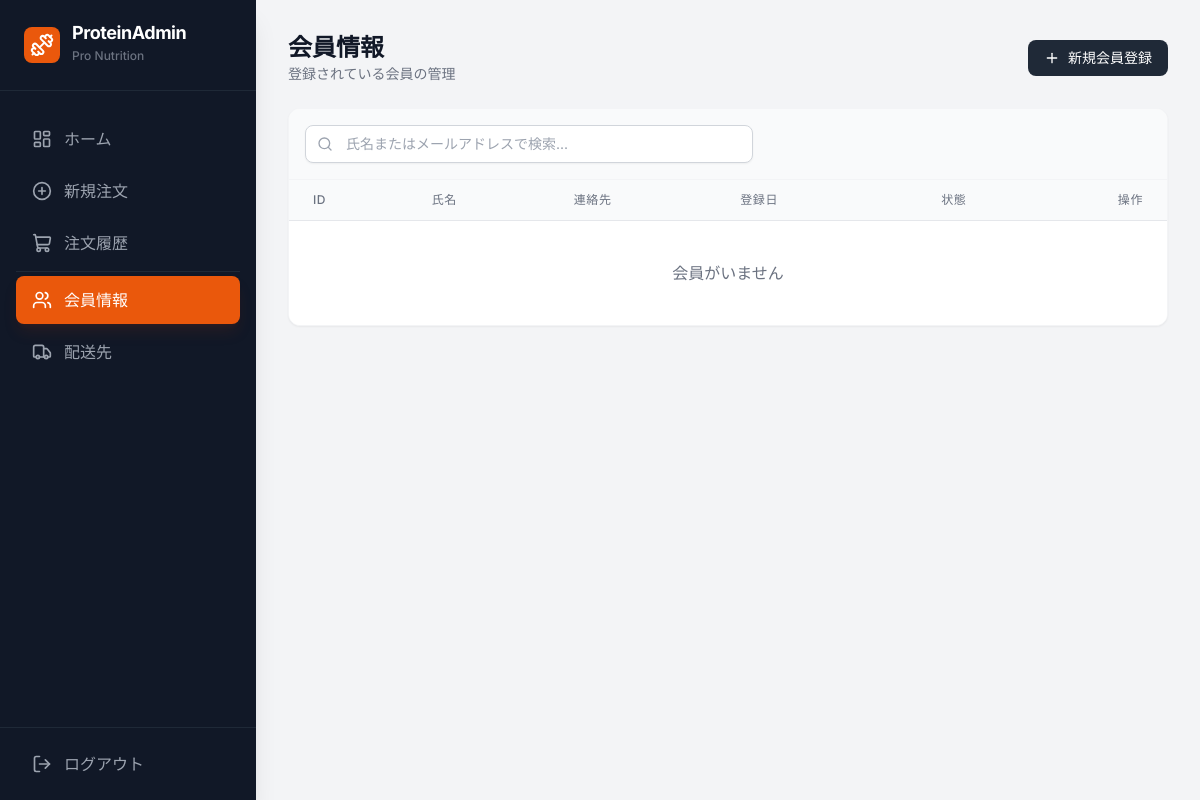
Page /members/ (signed in) on the earlier database version.
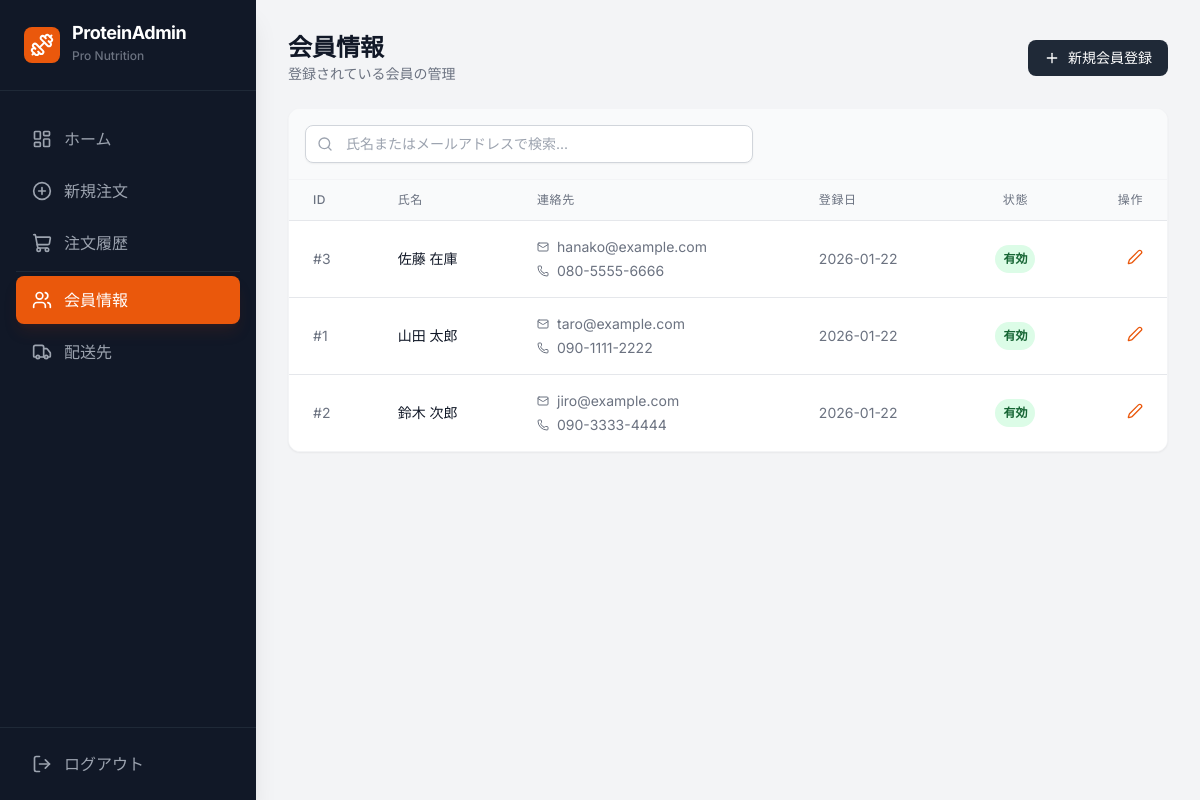
Same page on the later database version.
### dashboard/models.py (models this page shows, shortened)
class Member(models.Model):
    name = models.CharField(max_length=100)
    email = models.EmailField(unique=True)
    phone = models.CharField(max_length=20, blank=True)
    is_active = models.BooleanField(default=True)
    created_at = models.DateTimeField(auto_now_add=True)
    updated_at = models.DateTimeField(auto_now=True)

### dashboard/views.py (the view)
# urls.py: path('members/', views.MemberListView.as_view(), name='member-list'),
class MemberListView(LoginRequiredMixin, ListView):
    model = Member
    template_name = 'dashboard/member_list.html'
    context_object_name = 'members'
    def get_queryset(self):
        return Member.objects.order_by('name')

### dashboard/templates/dashboard/member_list.html (shortened to what the changed rows need)
{% extends 'dashboard/base.html' %}
{% block content %}
<div class="space-y-6">
  <div class="flex justify-between items-center">
    <div>
      <h2 class="text-2xl font-bold text-gray-900">会員情報</h2>
    </div>
  </div>
  <div class="bg-white rounded-xl shadow-sm border border-gray-100 overflow-hidden">
    <div class="overflow-x-auto">
      <table class="min-w-full divide-y divide-gray-200" id="memberTable">
        <thead class="bg-gray-50">
          <tr>
            <th scope="col" class="px-6 py-3 text-left text-xs font-medium text-gray-500 uppercase tracking-wider">ID
            </th>
            <th scope="col" class="px-6 py-3 text-left text-xs font-medium text-gray-500 uppercase tracking-wider">氏名
            </th>
            <th scope="col" class="px-6 py-3 text-left text-xs font-medium text-gray-500 uppercase tracking-wider">連絡先
            </th>
            <th scope="col" class="px-6 py-3 text-left text-xs font-medium text-gray-500 uppercase tracking-wider">登録日
            </th>
            <th scope="col" class="px-6 py-3 text-center text-xs font-medium text-gray-500 uppercase tracking-wider">状態
            </th>
            <th scope="col" class="px-6 py-3 text-right text-xs font-medium text-gray-500 uppercase tracking-wider">操作
            </th>
          </tr>
        </thead>
        <tbody class="bg-white divide-y divide-gray-200">
          {% for member in members %}
          <tr class="hover:bg-gray-50 member-row" data-search="{{ member.name }} {{ member.email }}">
            <td class="px-6 py-4 whitespace-nowrap text-sm text-gray-500">#{{ member.id }}</td>
            <td class="px-6 py-4 whitespace-nowrap">
              <div class="text-sm font-medium text-gray-900">{{ member.name }}</div>
            </td>
            <td class="px-6 py-4 whitespace-nowrap">
              <div class="flex flex-col space-y-1">
                <div class="flex items-center text-sm text-gray-500">
                  <i data-lucide="mail" class="w-3 h-3 mr-2"></i> {{ member.email }}
                </div>
                {% if member.phone %}
                <div class="flex items-center text-sm text-gray-500">
                  <i data-lucide="phone" class="w-3 h-3 mr-2"></i> {{ member.phone }}
                </div>
                {% endif %}
              </div>
            </td>
            <td class="px-6 py-4 whitespace-nowrap text-sm text-gray-500">{{ member.created_at|date:"Y-m-d" }}</td>
            <td class="px-6 py-4 whitespace-nowrap text-center">
              <span
                class="px-2 py-1 inline-flex text-xs leading-5 font-semibold rounded-full
                                {% if member.is_active %}bg-green-100 text-green-800{% else %}bg-red-100 text-red-800{% endif %}">
                {% if member.is_active %}有効{% else %}無効{% endif %}
              </span>
            </td>
            <td class="px-6 py-4 whitespace-nowrap text-right text-sm font-medium">
              <a href="{% url 'member-edit' member.pk %}" class="text-orange-600 hover:text-orange-900 inline-block">
                <i data-lucide="edit-2" class="w-4 h-4"></i>
              </a>
            </td>
          </tr>
          {% empty %}
          <tr>
            <td colspan="6" class="px-6 py-10 text-center text-gray-500">会員がいません</td>
          </tr>
          {% endfor %}
        </tbody>
      </table>
    </div>
  </div>
</div>
{% endblock %}

Differences in the rows shown:
added Member: id "3", name "佐藤 在庫", email "hanako@example.com", phone "080-5555-6666", created_at "2026-01-22", is_active "有効"
added Member: id "1", name "山田 太郎", email "taro@example.com", phone "090-1111-2222", created_at "2026-01-22", is_active "有効"
added Member: id "2", name "鈴木 次郎", email "jiro@example.com", phone "090-3333-4444", created_at "2026-01-22", is_active "有効"
Other differences:
text no longer shown: "会員がいません"
